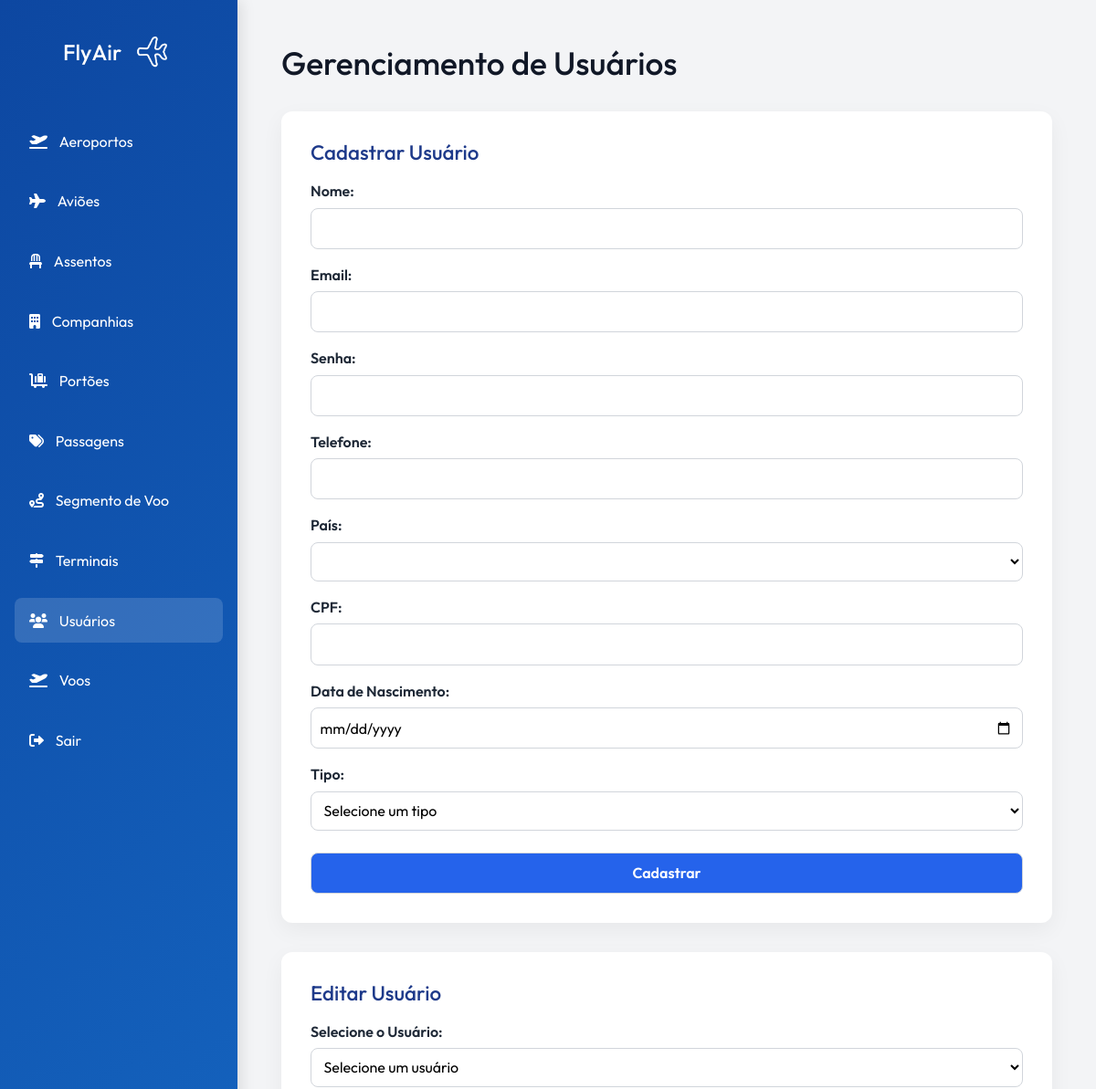
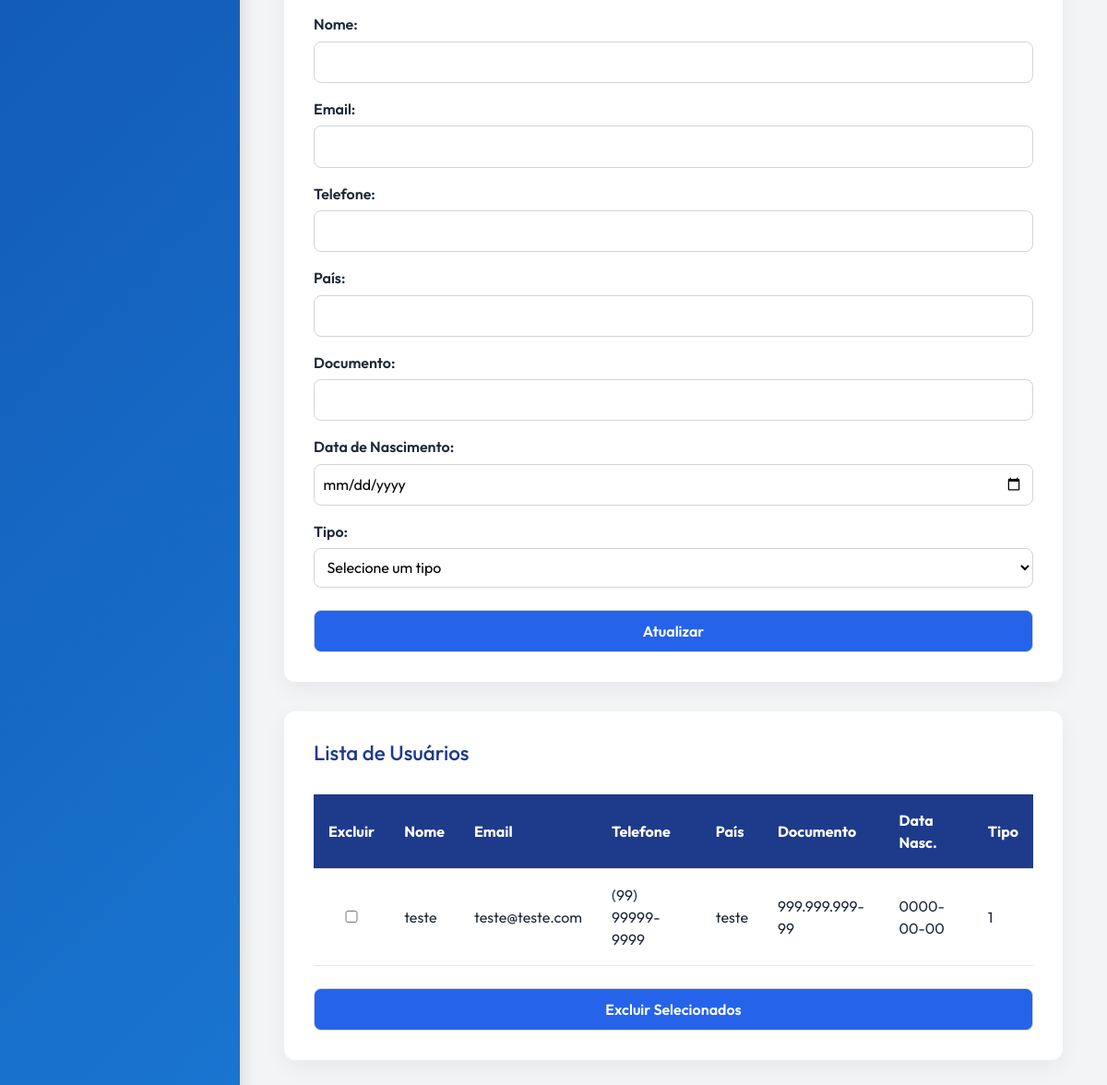
Screenshot of /routes/usuarioRoutes.php (signed in) with the database file from the repository (2 pictures, top to bottom).
### tables this page shows
CREATE TABLE `passageiros` (
  `id_passageiros` int(11) NOT NULL,
  `nome_passageiro` varchar(255) NOT NULL,
  `email_passageiro` varchar(255) NOT NULL,
  `senha_passageiro` varchar(255) NOT NULL,
  `telefone_passageiro` varchar(15) NOT NULL,
  `pais_passageiro` varchar(100) NOT NULL,
  `documento_passageiro` varchar(20) NOT NULL,
  `datanasc_passageiro` date NOT NULL,
  `tipo_passageiro` enum('0','1','2') NOT NULL
);

### app/controllers/UsuarioController.php (called while the page is built, shortened)
<?php
require_once __DIR__ . '/../models/Usuario.php';
class UsuarioController {
    private $model;
    public function __construct($mysqli) {
        $this->model = new Usuario($mysqli);
    }
    public function index() {
        $dados_usuarios = $this->model->getAll();
        include '../app/views/ctrldev/usuario/index.php';
    }
}

### app/models/Usuario.php (called while the page is built, shortened)
<?php
class Usuario {
    private $conn;
    public function __construct($mysqli) {
        $this->conn = $mysqli;
    }
    public function getAll() {
        $sql = "SELECT * FROM passageiros";
        $result = $this->conn->query($sql);
        $usuarios = [];
        while ($row = $result->fetch_assoc()) {
            $usuarios[] = $row;
        }
        return $usuarios;
    }
}

### app/views/ctrldev/usuario/index.php (the view, shortened to what this page needs)
<?php
require_once '../routes/usuarioRoutes.php';
?>
<!DOCTYPE html>
<html lang="pt-br">
<head>
    <link rel="stylesheet" href="../assets/css/style.css">
    <link href="https://cdnjs.cloudflare.com/ajax/libs/font-awesome/6.0.0-beta3/css/all.min.css" rel="stylesheet">
    <link href="https://cdn.jsdelivr.net/npm/bootstrap@5.3.3/dist/css/bootstrap.min.css" rel="stylesheet">
</head>
<body id="adm">
<aside class="sidebar">
    <div class="sidebar-header">
        <h1>FlyAir<a href="../app/views/ctrldev/"><img src="../assets/images/fly-airplane.png" alt="Logo" class="logo"></a></h1>
    </div>
    <nav class="menu">
        <a href="../routes/aeroportoRoutes.php" class="menu-item">
            <i class="fa-solid fa-plane-departure"></i>
            <span>Aeroportos</span>
        </a>
        <a href="../routes/aviaoRoutes.php" class="menu-item ">
            <i class="fas fa-plane"></i>
            <span>Aviões</span>
        </a>
        <a href="../routes/assentoRoutes.php" class="menu-item">
            <i class="fas fa-chair"></i>
            <span>Assentos</span>
        </a>
        <a href="../routes/companhiaRoutes.php" class="menu-item">
            <i class="fas fa-building"></i>
            <span>Companhias</span>
        </a>
        <a href="../routes/portaoRoutes.php" class="menu-item">
            <i class="fa-solid fa-cart-flatbed-suitcase"></i>
            <span>Portões</span>
        </a>
        <a href="../routes/passagemRoutes.php" class="menu-item">
            <i class="fas fa-tags"></i>
            <span>Passagens</span>
        </a>
        <a href="../routes/segmentoVooRoutes.php" class="menu-item">
            <i class="fas fa-route"></i>
            <span>Segmento de Voo</span>
        </a>
        <a href="../routes/terminalRoutes.php" class="menu-item">
            <i class="fa-solid fa-signs-post"></i>
            <span>Terminais</span>
        </a>
        <a href="../routes/usuarioRoutes.php" class="menu-item active">
            <i class="fas fa-users"></i>
            <span>Usuários</span>
        </a>
        <a href="../routes/vooRoutes.php" class="menu-item">
            <i class="fas fa-plane-departure"></i>
            <span>Voos</span>
        </a>
        <a href="/aeroporto/logout" class="menu-item">
            <i class="fa-solid fa-right-from-bracket"></i>
            <span>Sair</span>
        </a>
    </nav>
</aside>
<main>
    <h1>Gerenciamento de Usuários</h1>
    <div class="form-container" id="formulario">
        <h2>Cadastrar Usuário</h2>
        <form method="post" action="../routes/usuarioRoutes.php">
            <label>Nome:</label>
            <input type="text" name="nome_passageiro" required>
            <label>Email:</label>
            <input type="email" name="email_passageiro" required>
            <label>Senha:</label>
            <input type="password" name="senha_passageiro" required>
            <label>Telefone:</label>
            <input type="text" name="telefone_passageiro" id="telefone_passageiro" required>
            <label>País:</label>
            <select name="pais" id="pais" required>
            </select>
            <label>CPF:</label>
            <input type="text" name="documento_passageiro" id="documento_passageiro"required>
            <label>Data de Nascimento:</label>
            <input type="date" name="datanasc_passageiro" id="datanasc_passageiro" required>
            <label>Tipo:</label>
            <select name="tipo_passageiro" required>
                <option value="">Selecione um tipo</option>
            </select>
            <input type="submit" value="Cadastrar">
        </form>
    </div>
    <div class="form-container" id="formulario">
        <h2>Editar Usuário</h2>
        <form method="post" action="../routes/usuarioRoutes.php">
            <label for="id_passageiros">Selecione o Usuário:</label>
            <select name="id_passageiros" id="select_usuario_editar" required onchange="preencherEdicaoUsuario()">
                <option value="">Selecione um usuário</option>
            </select>
            <label>Nome:</label>
            <input type="text" name="nome_passageiro_edit" id="nome_passageiro_edit" required>
            <label>Email:</label>
            <input type="email" name="email_passageiro_edit" id="email_passageiro_edit" required>
            <label>Telefone:</label>
            <input type="text" name="telefone_passageiro_edit" id="telefone_passageiro_edit" required>
            <label>País:</label>
            <input type="text" name="pais_passageiro_edit" id="pais_passageiro_edit" required>
            <label>Documento:</label>
            <input type="text" name="documento_passageiro_edit" id="documento_passageiro_edit" required>
            <label>Data de Nascimento:</label>
            <input type="date" name="datanasc_passageiro_edit" id="datanasc_passageiro_edit" required>
            <label>Tipo:</label>
            <select name="tipo_passageiro_edit" id="tipo_passageiro_edit" required>
                <option value="">Selecione um tipo</option>
            </select>
            <input type="submit" value="Atualizar">
        </form>
    </div>
    <div class="form-container" id="listar">
        <h2>Lista de Usuários</h2>
        <form method="post" action="../routes/usuarioRoutes.php">
            <div class="table-container">
                <table class="styled-table">
                    <thead>
                    <tr>
                        <th>Excluir</th>
                        <th>Nome</th>
                        <th>Email</th>
                        <th>Telefone</th>
                        <th>País</th>
                        <th>Documento</th>
                        <th>Data Nasc.</th>
                        <th>Tipo</th>
                    </tr>
                    </thead>
                    <tbody>
                    <?php foreach ($dados_usuarios as $usuario): ?>
                        <tr>
                            <td><input type="checkbox" name="ids[]" value="<?= $usuario['id_passageiros'] ?>"></td>
                            <td><?= $usuario['nome_passageiro'] ?></td>
                            <td><?= $usuario['email_passageiro'] ?></td>
                            <td><?= $usuario['telefone_passageiro'] ?></td>
                            <td><?= $usuario['pais_passageiro'] ?></td>
                            <td><?= $usuario['documento_passageiro'] ?></td>
                            <td><?= $usuario['datanasc_passageiro'] ?></td>
                            <td><?= $usuario['tipo_passageiro'] ?></td>
                        </tr>
                    <?php endforeach; ?>
                    </tbody>
                </table>
            </div>
            <div class="button-wrapper">
                <input type="submit" value="Excluir Selecionados" class="btn-delete">
            </div>
        </form>
    </div>
</main>
</body>
</html>

### assets/css/style.css (style rules this page uses)
* { margin: 0; padding: 0; box-sizing: border-box; }
#adm { display: flex; min-height: 100vh; background: #f3f4f6; color: #1f2937; font-family: 'Outfit', sans-serif!important; }
.sidebar { width: 260px; background: linear-gradient(135deg, #0d47a1, #1976d2); color: white; padding: 2rem 1rem; box-shadow: 4px 0 15px rgba(0, 0, 0, 0.1); }
.sidebar-header { text-align: center; margin-bottom: 3rem; }
.sidebar-header h1 { font-size: 1.5rem; margin-bottom: 1rem; display: flex; align-items: center; justify-content: center; gap: 0.5rem; }
.sidebar-header img.logo { width: 50px; height: auto; }
.menu { display: flex; flex-direction: column; gap: 1rem; }
.menu-item { color: white; text-decoration: none; padding: 0.8rem 1rem; border-radius: 8px; transition: 0.3s ease; display: flex; align-items: center; gap: 0.8rem; }
.menu-item:hover, .menu-item.active { background-color: rgba(255, 255, 255, 0.15); }
main { flex: 1; padding: 3rem; overflow-y: auto; }
main h1 { font-size: 2.2rem; margin-bottom: 2rem; color: #111827; }
.form-container { background: white; padding: 2rem; border-radius: 12px; box-shadow: 0 8px 24px rgba(0, 0, 0, 0.05); margin-bottom: 2rem; }
.form-container h2 { font-size: 1.4rem; margin-bottom: 1rem; color: #1e3a8a; }
.form-container form label { display: block; margin-top: 1rem; font-weight: 600; margin-bottom: 0.4rem; }
.form-container form input, .form-container form select { width: 100%; padding: 0.6rem; border: 1px solid #d1d5db; border-radius: 8px; font-size: 1rem; background: #ffffff; transition: 0.2s ease; }
input[type="submit"] { background: #2563eb!important; color: white; font-weight: 600; margin-top: 1.5rem; cursor: pointer; transition: 0.3s ease; }
.table-container { overflow-x: auto; }
.styled-table { width: 100%; border-collapse: collapse; margin-top: 1rem; }
.styled-table thead { background-color: #1e3a8a; color: white; }
.styled-table th, .styled-table td { padding: 1rem; text-align: left; border-bottom: 1px solid #e5e7eb; }
.btn-delete { background-color: #ef4444; border: none; padding: 0.8rem 1.5rem; border-radius: 8px; color: white; font-weight: 600; margin-top: 1rem; transition: 0.3s ease; }
.logo { font-weight: bold; font-size: 22px; color: #1d3557; text-decoration: none; }
.auth-form input, select { padding: 0.6rem; border: 1px solid #d1d5db; border-radius: 8px; background: #f9fafb; font-size: 1rem; }

### rows the page displays
passageiros: nome_passageiro "teste", email_passageiro "teste@teste.com", telefone_passageiro "(99) 99999-9999", pais_passageiro "teste", documento_passageiro "999.999.999-99", datanasc_passageiro "0000-00-00", tipo_passageiro "1"
